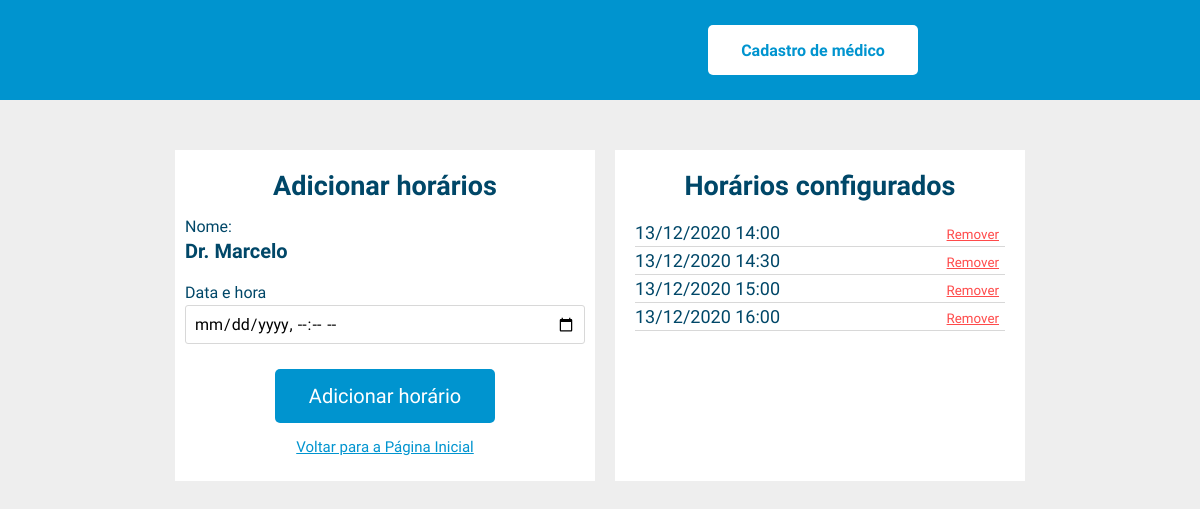
Page /src/view/config-horarios.php?id=16&medico=true on the committed database.
### tables this page shows
CREATE TABLE `medico` (
  `id` int NOT NULL,
  `email` varchar(255) NOT NULL,
  `nome` varchar(255) NOT NULL,
  `senha` varchar(50) DEFAULT NULL,
  `data_criacao` timestamp NULL DEFAULT NULL,
  `data_alteracao` timestamp NULL DEFAULT NULL
);

CREATE TABLE `horario` (
  `id` int NOT NULL,
  `id_medico` int NOT NULL,
  `data_horario` datetime DEFAULT NULL,
  `horario_agendado` tinyint(1) DEFAULT '0',
  `data_criacao` timestamp NULL DEFAULT NULL,
  `data_alteracao` timestamp NULL DEFAULT NULL
);

### src/model/conexao-banco-dados.php (called while the page is built, shortened)
<?php
class Conexao {
  public function __construct() {
      try {
          $db = 'mysql:host='. DB_HOST .';dbname='. DB_NAME;
          $this->pdo = new PDO($db, DB_USER, DB_PASS);
      } catch(PDOException $e){
          print $e->getMessage();
      }
  }
}
?>

### src/model/medico-classe-dao.php (called while the page is built, shortened)
<?php
include_once 'conexao-banco-dados.php';
class MedicoDAO extends Conexao {
    public function visualizaMedico(Medico $medico) {
        try {
            $stmt = $this->pdo->prepare('SELECT * FROM medico WHERE id = :id' );
            $stmt->bindValue(':id', $medico->getId());
            if ($stmt->execute()) {
                $dado = $stmt->fetch(PDO::FETCH_OBJ);
                $medico->setId($dado->id);
                $medico->setEmail($dado->email);
                $medico->setNome($dado->nome);
                $medico->setSenha($dado->senha);
                return $medico;
            }
            else
            {
                return false;
            }
        }
        catch (PDOException  $e) {
            print $e->getMessage();
        }
    }
}
?>

### src/model/medico-classe.php (called while the page is built, shortened)
<?php
class Medico {
  private $id;
  private $nome;
  function __construct() {
      $this->id    = '';
      $this->nome  = '';
  }
  function setId($id) { $this->id = $id; }
  function getId() { return $this->id; }
  function setNome($nome) { $this->nome = $nome; }
  function getNome() { return $this->nome; }
}
?>

### src/model/horario-classe-dao.php (called while the page is built, shortened)
<?php
include_once 'conexao-banco-dados.php';
include_once 'medico-classe.php';
class HorarioDAO extends Conexao {
    public function listaHorarios($id_medico) {
        try {
            $stmt = $this->pdo->prepare('SELECT * FROM horario WHERE id_medico = :id_medico ORDER BY data_horario ASC' );
            $stmt->bindValue(':id_medico', $id_medico);
            if ($stmt->execute()) {
                $dados = $stmt->fetchAll(PDO::FETCH_OBJ);
                return $dados;
            }
            else
            {
                return false;
            }
        }
        catch (PDOException  $e) {
            print $e->getMessage();
        }
    }
}
?>

### src/view/config-horarios.php (the view, shortened to what this page needs)
<?php
  include '../header.php';
  include '../model/medico-classe.php';
  include '../model/medico-classe-dao.php';
  include '../model/horario-classe-dao.php';
  if($_GET['medico']) {
    $medicoDAO = new MedicoDAO();
    $medico = new Medico();
    $id_medico = $_GET['id'];
    $medico->setId($id_medico);
    $usuario = $medicoDAO->visualizaMedico($medico);
  }
  ?>
  <div class="config-container flex-row">
    <div class="form-container flex-column">
      <h1>Adicionar horários</h1>
      <form class="flex-column" method='post' action='../controller/horario-controller.php'>
          <label for ="nome">Nome:</label>
          <div class="nome-medico">
            <?php echo $usuario->getNome() ?>
          </div>
          <label for ="dataehora">Data e hora</label>
          <input type='datetime-local' name='data' required/>
          <button class='button' type='submit' name='adiciona-horario'>Adicionar horário</button>
      </form>
      <a href='../index.php'>Voltar para a Página Inicial</a>
    </div>
    <div class="horarios-container flex-column">
      <h1>Horários configurados</h1>
      <?php
      $horarioDAO = new HorarioDAO();
      $horarios = $horarioDAO->listaHorarios($id_medico);
      if($horarios) {
        foreach ($horarios as $horario) {
          ?>
          <div class="horario-container flex-row">
              <?php echo date_format(new DateTime($horario->data_horario), 'd/m/Y H:i');
                if($horario->horario_agendado == 0) { ?>
                  <form method='post' action='../controller/horario-controller.php'>
                    <button class="button" type='submit' name='remove'>Remover</button>
                  </form>
                <?php
                }
              ?>
          </div>
          <?php
        }
      }
      else {
        echo "Sem horários";
      }
      ?>
    </div>
  </div>
</div>
</body>
</html>

### src/model/css/style.css (style rules this page uses)
body { margin: 0; padding: 0; font-family: 'Signika', sans-serif; background: #eeeeee; }
.flex-row { display: flex; }
.flex-column { display: flex; flex-direction: column; }
h1 { font-weight: bold; font-size: 27px; color: #004768; margin: 0; }
a, a:visited, a:hover, a:active { color: inherit; text-decoration: none; }
.button { border: none; font-family: 'Signika', sans-serif; cursor: pointer; }
.form-container { background: #fff; width: 400px; padding: 10px; }
.form-container h1 { text-align: center; margin-top: 10px; margin-bottom: 15px; }
.form-container label { margin-bottom: 3px; color: #004768; }
.form-container input { padding: 8px; border-radius: 3px; border: 1px solid rgb(216, 216, 216); font-family: 'Signika', sans-serif; font-size: 16px; }
::placeholder { color: #b6b6b6; opacity: 1; }
.form-container .button { align-self: center; margin-top: 25px; margin-bottom: 15px; width: 55%; background: #0094CF; color: #fff; font-size: 20px; padding: 15px; border-radius: 5px; }
.form-container a { color: #0094CF; align-self: center; font-size: 15px; text-decoration: underline; margin-bottom: 15px; }
.form-container .nome-medico { font-weight: bold; color: #004768; font-size: 20px; margin-bottom: 20px; }
.config-container .form-container { max-height: 340px; margin-right: 20px; }
.horarios-container { width: 370px; background: #fff; padding: 20px; align-items: center; }
.horarios-container h1 { margin-bottom: 20px; }
.config-container .horario-container { width: 100%; justify-content: space-between; border-bottom: 1px solid rgb(216, 216, 216); padding-bottom: 3px; margin-bottom: 3px; color: #004768; font-size: 18px; }
.config-container .horario-container .button { background: none; text-decoration: underline; color: rgb(255, 74, 74); }

### rows in the picture
medico: nome "Dr. Marcelo"
horario: data_horario "13/12/2020 14:00"
horario: data_horario "13/12/2020 14:30"
horario: data_horario "13/12/2020 15:00"
horario: data_horario "13/12/2020 16:00"
